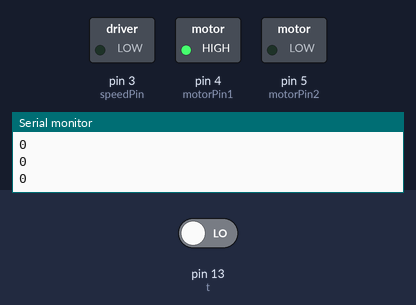
A sketch run on a simulated Arduino Uno, built with avr-gcc and run on an emulated ATmega328P. Shown: switched loads named in the sketch (green lamp = pin HIGH), the last lines printed to the serial monitor. The inputs (shaded band) are chosen by the test bench; at power-on: pin 13 (t) LOW.

Above: at 1.2 s.
1.3 s: pin 13 (t) driven HIGH
At 2.0 s:
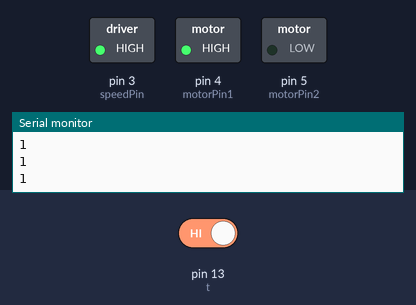
2.8 s: pin 13 (t) driven LOW
At 3.3 s:
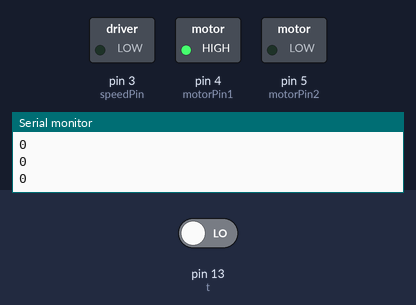
Timing chart, 0 to 5.8 s (numbered marks = the images above; inputs shaded):
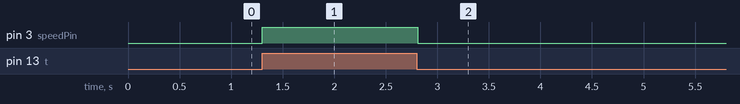

The sketch:

14_touch.ino
```cpp
// 터치센서 핀 정의
const int t = 13;
// 모터 핀 정의
int motorPin1 = 4;  // 모터 드라이버의 IN1에 연결된 핀
int motorPin2 = 5;  // 모터 드라이버의 IN2에 연결된 핀
int speedPin = 3;   // 모터 드라이버의 Enable에 연결된 PWM 핀

void setup() {
  Serial.begin(9600);
  pinMode(t, INPUT);
  // 핀 설정
  pinMode(motorPin1, OUTPUT);
  pinMode(motorPin2, OUTPUT);
  pinMode(speedPin, OUTPUT);
  digitalWrite(motorPin1, HIGH);
  digitalWrite(motorPin2, LOW);
}

void loop() {
  // 터치센서 값을 읽어오기
  int touchValue = digitalRead(t);

  // 읽어온 값을 시리얼 모니터에 출력
  Serial.println(touchValue);

  // 터치 감지 여부 확인
  if (touchValue == 1) {
    analogWrite(speedPin, 255);
  } else {
    analogWrite(speedPin, 0);
  }
  delay(10);
}
```

Measured:
- after the input at 1.3 s, pin 3 (speedPin): LOW → HIGH at once
- after the input at 2.8 s, pin 3 (speedPin): HIGH → LOW at once
